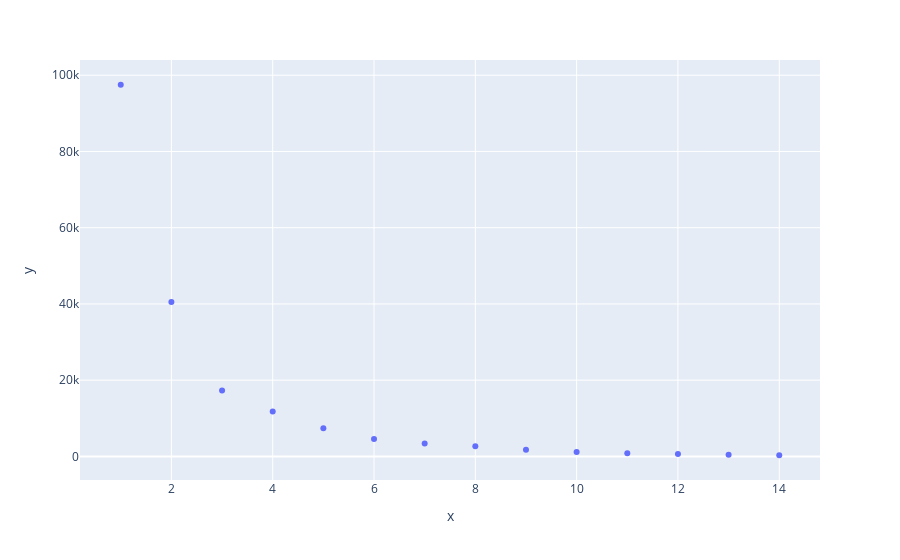

Notebook code cell kept with this figure:
### Code cell
plotElbow(data, position="RB")
plotElbow(data, position="WR")
plotElbow(data, position="TE")
plotElbow(data, position="QB")

### Figure 1 — Plotly figure (JSON) as saved in the notebook; plotly's stock layout.template omitted (floating-point values rounded to 4 significant figures)
{"data": [{"hovertemplate": "x=%{x}<br>y=%{y}<extra></extra>", "legendgroup": "", "marker": {"color": "#636efa", "symbol": "circle"}, "mode": "markers", "name": "", "orientation": "v", "showlegend": false, "type": "scatter", "x": [1, 2, 3, 4, 5, 6, 7, 8, 9, 10, 11, 12, 13, 14], "xaxis": "x", "y": [97500.0, 40520.0, 17300.0, 11780.0, 7378.0, 4586.0, 3360.0, 2669.0, 1732.0, 1127.0, 830, 625, 454.2, 305.2], "yaxis": "y"}], "layout": {"legend": {"tracegroupgap": 0}, "margin": {"t": 60}, "xaxis": {"anchor": "y", "domain": [0, 1], "title": {"text": "x"}}, "yaxis": {"anchor": "x", "domain": [0, 1], "title": {"text": "y"}}}}
